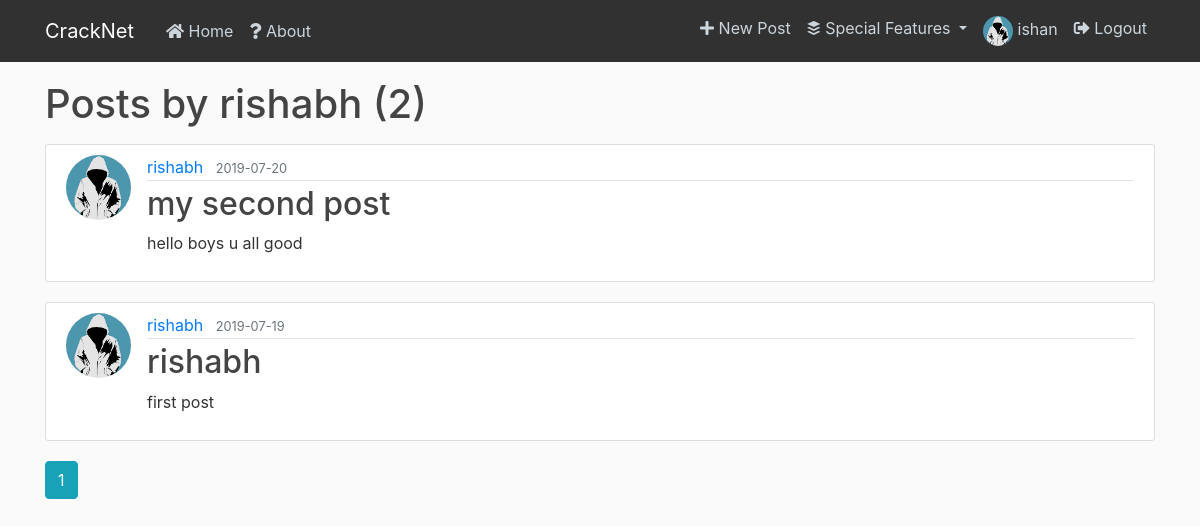
The app's page /user/rishabh (signed in) with its own data.
### flaskblog/models.py (models this page shows, shortened)
class User(db.Model, UserMixin):
    id = db.Column(db.Integer, primary_key=True)
    username = db.Column(db.String(20), unique=True, nullable=False)
    email = db.Column(db.String(120), unique=True, nullable=False)
    image_file = db.Column(db.String(20), nullable=False, default='default.jpg')
    connections=db.Column(db.Integer, nullable=False, default=0)
    connected_users=db.Column(db.String(100000), default="")
    password = db.Column(db.String(60), nullable=False)
    posts = db.relationship('Post', backref='author', lazy=True)
    comments = db.relationship('Comment', backref='author', lazy=True)
    messages = db.relationship('Message', backref='author', lazy=True)

class Post(db.Model):
    id = db.Column(db.Integer, primary_key=True)
    title = db.Column(db.String(100), nullable=False)
    date_posted = db.Column(db.DateTime, nullable=False, default=datetime.utcnow)
    content = db.Column(db.Text, nullable=False)
    likes = db.Column(db.Integer, nullable=False, default=0)
    liked_users = db.Column(db.String(100000),default="")
    user_id = db.Column(db.Integer, db.ForeignKey('user.id'), nullable=False)
    comments = db.relationship('Comment', backref='post', lazy=True)

### flaskblog/routes.py (the view)
@app.route("/user/<string:username>")
def user_posts(username):
    page = request.args.get('page', 1, type=int)
    user = User.query.filter_by(username=username).first_or_404()
    posts = Post.query.filter_by(author=user)\
        .order_by(Post.date_posted.desc())\
        .paginate(page=page, per_page=5)
    return render_template('user_posts.html', posts=posts, user=user)

### flaskblog/models.py (called while the page is built)
@login_manager.user_loader
def load_user(user_id):
    return User.query.get(int(user_id))

### flaskblog/templates/user_posts.html
{% extends 'layout.html'%}
{% block content %}
    <h1 class="mb-3">Posts by {{ user.username }} ({{posts.total}})</h1>
    {% for post in posts.items %}
    <article class="media content-section">
        <img src="{{ url_for('static', filename='profile_pics/'+ post.author.image_file)}}" alt="" class="rounded-circle article-img">
        <div class="media-body">
          <div class="article-metadata">
            {% if current_user.username != post.author.username %}
              <a class="mr-2" href="{{ url_for('profile', username=post.author.username) }}">{{ post.author.username }}</a>
            {% else %}
              <a class="mr-2" href="{{ url_for('account') }}">{{ post.author.username }}</a>
            {% endif %}
            <small class="text-muted">{{ post.date_posted.strftime('%Y-%m-%d') }}</small>
          </div>
            <h2><a class="article-title" href="{{ url_for('post', post_id=post.id)}}">{{ post.title }}</a></h2>
            <p class="article-content">{{ post.content }}</p>
        </div>
        </article>
    {% endfor %}
    {% for page_num in posts.iter_pages(left_edge=1, right_edge=1, left_current=1, right_current=2) %}
        {% if page_num %}
          {% if posts.page == page_num %}
            <a class="btn btn-info mb-4" href="{{ url_for('user_posts', username=user.username, page=page_num) }}">{{ page_num }}</a>
          {% else %}
            <a class="btn btn-outline-info mb-4" href="{{ url_for('home', username=user.username, page=page_num) }}">{{ page_num }}</a>
          {% endif %}
        {% else %}
          ...
        {% endif %}
    {% endfor %}
{% endblock content %}

### flaskblog/templates/layout.html (shortened to what this page needs)
<!DOCTYPE html>
<html>
<head>
    <link rel="stylesheet" href="https://maxcdn.bootstrapcdn.com/bootstrap/4.0.0/css/bootstrap.min.css">
    <link rel="stylesheet" href="https://use.fontawesome.com/releases/v5.8.2/css/all.css">
    <link rel="stylesheet" type="text/css" href="{{ url_for('static', filename='main.css') }}">
</head>
<body>
    <header class="site-header">
      <nav class="navbar navbar-expand-md navbar-dark bg-steel fixed-top">
        <div class="container">
          <a class="navbar-brand mr-4" href="/">CrackNet</a>
          <div class="collapse navbar-collapse" id="navbarToggle">
            <div class="navbar-nav mr-auto">
              <a class="nav-item nav-link" href="{{ url_for('home') }}"><i class="fas fa-home"></i> Home</a>
              <a class="nav-item nav-link" href="{{ url_for('about') }}"><i class="fas fa-question"></i> About</a>
            </div>
            <div class="navbar-nav">
              {% if current_user.is_authenticated %}
                <a class="nav-item nav-link" href="{{ url_for('new_post') }}"><i class="fas fa-plus"></i> New Post</a>
                <li class="nav-item dropdown">
                  <a class="nav-link dropdown-toggle" href="#" id="navbarDropdown" role="button" data-toggle="dropdown" aria-haspopup="true" aria-expanded="false">
                    <i class="fab fa-buffer"></i> Special Features
                  </a>
                </li>
                <a class="nav-item nav-link" href="{{ url_for('account') }}"><img class="acc-nav-img" src="{{ url_for('static', filename='profile_pics/' + current_user.image_file) }}">  {{current_user.username}}</a>
                <a class="nav-item nav-link" href="{{ url_for('logout') }}"><i class="fas fa-sign-out-alt"></i> Logout</a>
              {% else %}
                <a class="nav-item nav-link" href="{{ url_for('login') }}"><i class="fas fa-sign-in-alt"></i> Login</a>
                <a class="nav-item nav-link" href="{{ url_for('register') }}"><i class="fas fa-user-plus"></i> Register</a>
              {% endif %}
            </div>
          </div>
        </div>
      </nav>
    </header>
    <main role="main" class="container">
      <div class="row">
        <div class="col-md-12">
          {% block content %}{% endblock %}
        </div>
      </div>
    </main>
</body>
</html>

### flaskblog/static/main.css (style rules this page uses)
body { background: #fafafa; color: #333333; margin-top: 5rem; }
h1, h2, h3, h4, h5, h6 { color: #444444; }
.bg-steel { background-color: #313131; }
.site-header .navbar-nav .nav-link { color: #cbd5db; }
.content-section { background: #ffffff; padding: 10px 20px; border: 1px solid #dddddd; border-radius: 3px; margin-bottom: 20px; }
.article-title { color: #444444; }
.article-content { white-space: pre-line; }
.article-img { height: 65px; width: 65px; margin-right: 16px; }
.article-metadata { padding-bottom: 1px; margin-bottom: 4px; border-bottom: 1px solid #e3e3e3 }
.acc-nav-img { border-radius:50%; height:30px; width:30px; }

### records on screen
User: image_file (placeholder picture), username "ishan"
User: username "rishabh"
Post: image_file (placeholder picture), author.username "rishabh", date_posted "2019-07-20", title "my second post", content "hello boys u all good"
Post: image_file (placeholder picture), author.username "rishabh", date_posted "2019-07-19", title "rishabh", content "first post"

### other values on screen
{{ posts.total }} "2"
{{ page_num }} "1"
